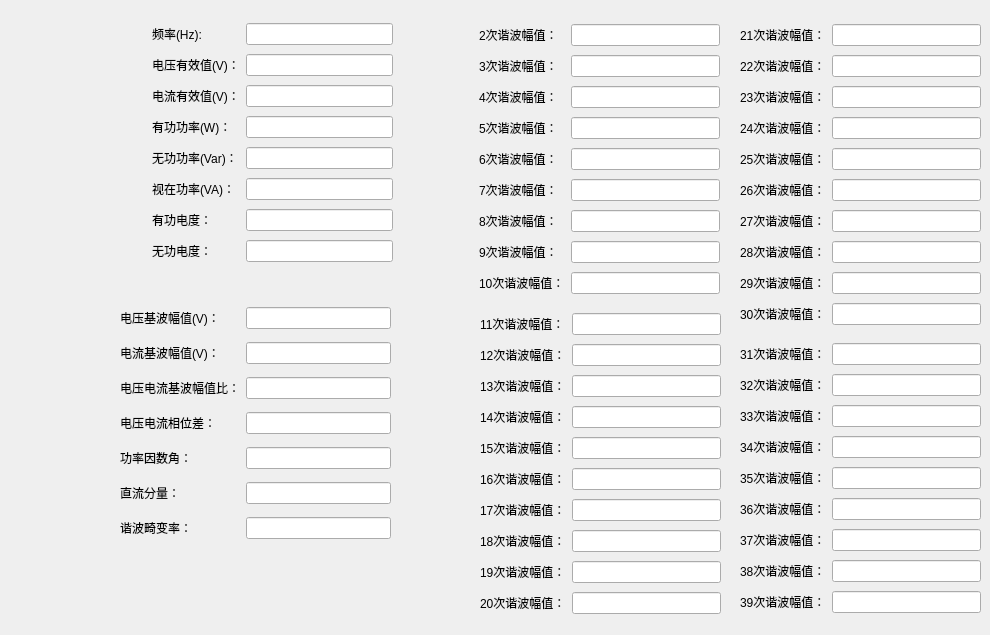
   <widget class="QWidget" name="tab_5">
    <attribute name="title">
     <string>C相基本量</string>
    </attribute>
    <widget class="QWidget" name="layoutWidget_33">
     <property name="geometry">
      <rect>
       <x>152</x>
       <y>20</y>
       <width>241</width>
       <height>252</height>
      </rect>
     </property>
     <layout class="QGridLayout" name="gridLayout_22">
      <item row="0" column="0">
       <widget class="QLabel" name="label_165">
        <property name="text">
         <string>频率(Hz):</string>
        </property>
       </widget>
      </item>
      <item row="0" column="1">
       <widget class="QLineEdit" name="C_FHz"/>
      </item>
      <item row="1" column="0">
       <widget class="QLabel" name="label_166">
        <property name="text">
         <string>电压有效值(V)：</string>
        </property>
       </widget>
      </item>
      <item row="1" column="1">
       <widget class="QLineEdit" name="C_rms"/>
      </item>
      <item row="2" column="0">
       <widget class="QLabel" name="label_167">
        <property name="text">
         <string>电流有效值(V)：</string>
        </property>
       </widget>
      </item>
      <item row="2" column="1">
       <widget class="QLineEdit" name="C_I_rms"/>
      </item>
      <item row="3" column="0">
       <widget class="QLabel" name="label_168">
        <property name="text">
         <string>有功功率(W)：</string>
        </property>
       </widget>
      </item>
      <item row="3" column="1">
       <widget class="QLineEdit" name="C_PW"/>
      </item>
      <item row="4" column="0">
       <widget class="QLabel" name="label_169">
        <property name="text">
         <string>无功功率(Var)：</string>
        </property>
       </widget>
      </item>
      <item row="4" column="1">
       <widget class="QLineEdit" name="C_QVar"/>
      </item>
      <item row="5" column="0">
       <widget class="QLabel" name="label_170">
        <property name="text">
         <string>视在功率(VA)：</string>
        </property>
       </widget>
      </item>
      <item row="5" column="1">
       <widget class="QLineEdit" name="C_SVA"/>
      </item>
      <item row="6" column="0">
       <widget class="QLabel" name="label_171">
        <property name="text">
         <string>有功电度：</string>
        </property>
       </widget>
      </item>
      <item row="6" column="1">
       <widget class="QLineEdit" name="C_PT"/>
      </item>
      <item row="7" column="0">
       <widget class="QLabel" name="label_172">
        <property name="text">
         <string>无功电度：</string>
        </property>
       </widget>
      </item>
      <item row="7" column="1">
       <widget class="QLineEdit" name="C_QT"/>
      </item>
     </layout>
    </widget>
    <widget class="QWidget" name="layoutWidget_34">
     <property name="geometry">
      <rect>
       <x>479</x>
       <y>21</y>
       <width>241</width>
       <height>284</height>
      </rect>
     </property>
     <layout class="QGridLayout" name="gridLayout_23">
      <item row="0" column="0">
       <widget class="QLabel" name="label_173">
        <property name="text">
         <string>2次谐波幅值：</string>
        </property>
       </widget>
      </item>
      <item row="0" column="1">
       <widget class="QLineEdit" name="C_ercixiebofuzhi"/>
      </item>
      <item row="1" column="0">
       <widget class="QLabel" name="label_174">
        <property name="text">
         <string>3次谐波幅值：</string>
        </property>
       </widget>
      </item>
      <item row="1" column="1">
       <widget class="QLineEdit" name="C_sancixiebofuzhi"/>
      </item>
      <item row="2" column="0">
       <widget class="QLabel" name="label_175">
        <property name="text">
         <string>4次谐波幅值：</string>
        </property>
       </widget>
      </item>
      <item row="2" column="1">
       <widget class="QLineEdit" name="C_sicixiebofuzhi"/>
      </item>
      <item row="3" column="0">
       <widget class="QLabel" name="label_176">
        <property name="text">
         <string>5次谐波幅值：</string>
        </property>
       </widget>
      </item>
      <item row="3" column="1">
       <widget class="QLineEdit" name="C_wucixiebofuzhi"/>
      </item>
      <item row="4" column="0">
       <widget class="QLabel" name="label_177">
        <property name="text">
         <string>6次谐波幅值：</string>
        </property>
       </widget>
      </item>
      <item row="4" column="1">
       <widget class="QLineEdit" name="C_liucixiebofuzhi"/>
      </item>
      <item row="5" column="0">
       <widget class="QLabel" name="label_178">
        <property name="text">
         <string>7次谐波幅值：</string>
        </property>
       </widget>
      </item>
      <item row="5" column="1">
       <widget class="QLineEdit" name="C_qicixiebofuzhi"/>
      </item>
      <item row="6" column="0">
       <widget class="QLabel" name="label_179">
        <property name="text">
         <string>8次谐波幅值：</string>
        </property>
       </widget>
      </item>
      <item row="6" column="1">
       <widget class="QLineEdit" name="C_bacixiebofuzhi">
        <property name="text">
         <string/>
        </property>
       </widget>
      </item>
      <item row="7" column="0">
       <widget class="QLabel" name="label_180">
        <property name="text">
         <string>9次谐波幅值：</string>
        </property>
       </widget>
      </item>
      <item row="7" column="1">
       <widget class="QLineEdit" name="C_jiucixiebofuzhi"/>
      </item>
      <item row="8" column="0">
       <widget class="QLabel" name="label_181">
        <property name="text">
         <string>10次谐波幅值：</string>
        </property>
       </widget>
      </item>
      <item row="8" column="1">
       <widget class="QLineEdit" name="C_shicixiebofuzhi"/>
      </item>
     </layout>
    </widget>
    <widget class="QWidget" name="layoutWidget_35">
     <property name="geometry">
      <rect>
       <x>480</x>
       <y>310</y>
       <width>241</width>
       <height>316</height>
      </rect>
     </property>
     <layout class="QGridLayout" name="gridLayout_24">
      <item row="0" column="0">
       <widget class="QLabel" name="label_182">
        <property name="text">
         <string>11次谐波幅值：</string>
        </property>
       </widget>
      </item>
      <item row="0" column="1">
       <widget class="QLineEdit" name="C_shiyicixiebofuzhi"/>
      </item>
      <item row="1" column="0">
       <widget class="QLabel" name="label_183">
        <property name="text">
         <string>12次谐波幅值：</string>
        </property>
       </widget>
      </item>
      <item row="1" column="1">
       <widget class="QLineEdit" name="C_shiercixiebofuzhi"/>
      </item>
      <item row="2" column="0">
       <widget class="QLabel" name="label_184">
        <property name="text">
         <string>13次谐波幅值：</string>
        </property>
       </widget>
      </item>
      <item row="2" column="1">
       <widget class="QLineEdit" name="C_shisancixiebofuzhi"/>
      </item>
      <item row="3" column="0">
       <widget class="QLabel" name="label_185">
        <property name="text">
         <string>14次谐波幅值：</string>
        </property>
       </widget>
      </item>
      <item row="3" column="1">
       <widget class="QLineEdit" name="C_shisicixiebofuzhi"/>
      </item>
      <item row="4" column="0">
       <widget class="QLabel" name="label_186">
        <property name="text">
         <string>15次谐波幅值：</string>
        </property>
       </widget>
      </item>
      <item row="4" column="1">
       <widget class="QLineEdit" name="C_shiwucixiebofuzhi"/>
      </item>
      <item row="5" column="0">
       <widget class="QLabel" name="label_187">
        <property name="text">
         <string>16次谐波幅值：</string>
        </property>
       </widget>
      </item>
      <item row="5" column="1">
       <widget class="QLineEdit" name="C_shiliucixiebofuzhi"/>
      </item>
      <item row="6" column="0">
       <widget class="QLabel" name="label_188">
        <property name="text">
         <string>17次谐波幅值：</string>
        </property>
       </widget>
      </item>
      <item row="6" column="1">
       <widget class="QLineEdit" name="C_shiqicixiebofuzhi">
        <property name="text">
         <string/>
        </property>
       </widget>
      </item>
      <item row="7" column="0">
       <widget class="QLabel" name="label_189">
        <property name="text">
         <string>18次谐波幅值：</string>
        </property>
       </widget>
      </item>
      <item row="7" column="1">
       <widget class="QLineEdit" name="C_shibacixiebofuzhi"/>
      </item>
      <item row="8" column="0">
       <widget class="QLabel" name="label_190">
        <property name="text">
         <string>19次谐波幅值：</string>
        </property>
       </widget>
      </item>
      <item row="8" column="1">
       <widget class="QLineEdit" name="C_shijiucixiebofuzhi"/>
      </item>
      <item row="9" column="0">
       <widget class="QLabel" name="label_191">
        <property name="text">
         <string>20次谐波幅值：</string>
        </property>
       </widget>
      </item>
      <item row="9" column="1">
       <widget class="QLineEdit" name="C_ershicixiebofuzhi"/>
      </item>
     </layout>
    </widget>
    <widget class="QWidget" name="layoutWidget_36">
     <property name="geometry">
      <rect>
       <x>740</x>
       <y>21</y>
       <width>241</width>
       <height>316</height>
      </rect>
     </property>
     <layout class="QGridLayout" name="gridLayout_25">
      <item row="0" column="0">
       <widget class="QLabel" name="label_192">
        <property name="text">
         <string>21次谐波幅值：</string>
        </property>
       </widget>
      </item>
      <item row="0" column="1">
       <widget class="QLineEdit" name="C_ershiyicixiebofuzhi"/>
      </item>
      <item row="1" column="0">
       <widget class="QLabel" name="label_193">
        <property name="text">
         <string>22次谐波幅值：</string>
        </property>
       </widget>
      </item>
      <item row="1" column="1">
       <widget class="QLineEdit" name="C_ershiercixiebofuzhi"/>
      </item>
      <item row="2" column="0">
       <widget class="QLabel" name="label_194">
        <property name="text">
         <string>23次谐波幅值：</string>
        </property>
       </widget>
      </item>
      <item row="2" column="1">
       <widget class="QLineEdit" name="C_ershisancixiebofuzhi"/>
      </item>
      <item row="3" column="0">
       <widget class="QLabel" name="label_195">
        <property name="text">
         <string>24次谐波幅值：</string>
        </property>
       </widget>
      </item>
      <item row="3" column="1">
       <widget class="QLineEdit" name="C_ershisicixiebofuzhi"/>
      </item>
      <item row="4" column="0">
       <widget class="QLabel" name="label_196">
        <property name="text">
         <string>25次谐波幅值：</string>
        </property>
       </widget>
      </item>
      <item row="4" column="1">
       <widget class="QLineEdit" name="C_ershiwucixiebofuzhi"/>
      </item>
      <item row="5" column="0">
       <widget class="QLabel" name="label_197">
        <property name="text">
         <string>26次谐波幅值：</string>
        </property>
       </widget>
      </item>
      <item row="5" column="1">
       <widget class="QLineEdit" name="C_ershiliucixiebofuzhi"/>
      </item>
      <item row="6" column="0">
       <widget class="QLabel" name="label_198">
        <property name="text">
         <string>27次谐波幅值：</string>
        </property>
       </widget>
      </item>
      <item row="6" column="1">
       <widget class="QLineEdit" name="C_ershiqicixiebofuzhi">
        <property name="text">
         <string/>
        </property>
       </widget>
      </item>
      <item row="7" column="0">
       <widget class="QLabel" name="label_199">
        <property name="text">
         <string>28次谐波幅值：</string>
        </property>
       </widget>
      </item>
      <item row="7" column="1">
       <widget class="QLineEdit" name="C_ershibacixiebofuzhi"/>
      </item>
      <item row="8" column="0">
       <widget class="QLabel" name="label_200">
        <property name="text">
         <string>29次谐波幅值：</string>
        </property>
       </widget>
      </item>
      <item row="8" column="1">
       <widget class="QLineEdit" name="C_ershijiucixiebofuzhi"/>
      </item>
      <item row="9" column="0">
       <widget class="QLabel" name="label_201">
        <property name="text">
         <string>30次谐波幅值：</string>
        </property>
       </widget>
      </item>
      <item row="9" column="1">
       <widget class="QLineEdit" name="C_sanshicixiebofuzhi"/>
      </item>
     </layout>
    </widget>
    <widget class="QWidget" name="layoutWidget_37">
     <property name="geometry">
      <rect>
       <x>740</x>
       <y>340</y>
       <width>241</width>
       <height>284</height>
      </rect>
     </property>
     <layout class="QGridLayout" name="gridLayout_26">
      <item row="0" column="0">
       <widget class="QLabel" name="label_202">
        <property name="text">
         <string>31次谐波幅值：</string>
        </property>
       </widget>
      </item>
      <item row="0" column="1">
       <widget class="QLineEdit" name="C_sanshiyicixiebofuzhi"/>
      </item>
      <item row="1" column="0">
       <widget class="QLabel" name="label_203">
        <property name="text">
         <string>32次谐波幅值：</string>
        </property>
       </widget>
      </item>
      <item row="1" column="1">
       <widget class="QLineEdit" name="C_sanshiercixiebofuzhi"/>
      </item>
      <item row="2" column="0">
       <widget class="QLabel" name="label_204">
        <property name="text">
         <string>33次谐波幅值：</string>
        </property>
       </widget>
      </item>
      <item row="2" column="1">
       <widget class="QLineEdit" name="C_sanshisancixiebofuzhi"/>
      </item>
      <item row="3" column="0">
       <widget class="QLabel" name="label_205">
        <property name="text">
         <string>34次谐波幅值：</string>
        </property>
       </widget>
      </item>
      <item row="3" column="1">
       <widget class="QLineEdit" name="C_sanshisicixiebofuzhi"/>
      </item>
      <item row="4" column="0">
       <widget class="QLabel" name="label_206">
        <property name="text">
         <string>35次谐波幅值：</string>
        </property>
       </widget>
      </item>
      <item row="4" column="1">
       <widget class="QLineEdit" name="C_sanshiwucixiebofuzhi"/>
      </item>
      <item row="5" column="0">
       <widget class="QLabel" name="label_207">
        <property name="text">
         <string>36次谐波幅值：</string>
        </property>
       </widget>
      </item>
      <item row="5" column="1">
       <widget class="QLineEdit" name="C_sanshiliucixiebofuzhi"/>
      </item>
      <item row="6" column="0">
       <widget class="QLabel" name="label_208">
        <property name="text">
         <string>37次谐波幅值：</string>
        </property>
       </widget>
      </item>
      <item row="6" column="1">
       <widget class="QLineEdit" name="C_sanshiqicixiebofuzhi">
        <property name="text">
         <string/>
        </property>
       </widget>
      </item>
      <item row="7" column="0">
       <widget class="QLabel" name="label_209">
        <property name="text">
         <string>38次谐波幅值：</string>
        </property>
       </widget>
      </item>
      <item row="7" column="1">
       <widget class="QLineEdit" name="C_sanshibacixiebofuzhi"/>
      </item>
      <item row="8" column="0">
       <widget class="QLabel" name="label_210">
        <property name="text">
         <string>39次谐波幅值：</string>
        </property>
       </widget>
      </item>
      <item row="8" column="1">
       <widget class="QLineEdit" name="C_sanshijiucixiebofuzhi"/>
      </item>
     </layout>
    </widget>
    <widget class="QWidget" name="layoutWidget_38">
     <property name="geometry">
      <rect>
       <x>120</x>
       <y>300</y>
       <width>271</width>
       <height>252</height>
      </rect>
     </property>
     <layout class="QGridLayout" name="gridLayout_27">
      <item row="5" column="1">
       <widget class="QLineEdit" name="C_zhiliufenliang"/>
      </item>
      <item row="1" column="0">
       <widget class="QLabel" name="label_212">
        <property name="text">
         <string>电流基波幅值(V)：</string>
        </property>
       </widget>
      </item>
      <item row="4" column="0">
       <widget class="QLabel" name="label_215">
        <property name="text">
         <string>功率因数角：</string>
        </property>
       </widget>
      </item>
      <item row="0" column="1">
       <widget class="QLineEdit" name="C_V_jibofuzhi"/>
      </item>
      <item row="2" column="1">
       <widget class="QLineEdit" name="C_VI_jibofuzhibi"/>
      </item>
      <item row="3" column="0">
       <widget class="QLabel" name="label_214">
        <property name="text">
         <string>电压电流相位差：</string>
        </property>
       </widget>
      </item>
      <item row="4" column="1">
       <widget class="QLineEdit" name="C_VI_cos"/>
      </item>
      <item row="1" column="1">
       <widget class="QLineEdit" name="C_I_jibofuzhi"/>
      </item>
      <item row="3" column="1">
       <widget class="QLineEdit" name="C_VI_xiangweicha"/>
      </item>
      <item row="6" column="0">
       <widget class="QLabel" name="label_217">
        <property name="text">
         <string>谐波畸变率：</string>
        </property>
       </widget>
      </item>
      <item row="6" column="1">
       <widget class="QLineEdit" name="C_Thdu"/>
      </item>
      <item row="0" column="0">
       <widget class="QLabel" name="label_211">
        <property name="text">
         <string>电压基波幅值(V)：</string>
        </property>
       </widget>
      </item>
      <item row="2" column="0">
       <widget class="QLabel" name="label_213">
        <property name="text">
         <string>电压电流基波幅值比：</string>
        </property>
       </widget>
      </item>
      <item row="5" column="0">
       <widget class="QLabel" name="label_216">
        <property name="text">
         <string>直流分量：</string>
        </property>
       </widget>
      </item>
     </layout>
    </widget>
   </widget>
